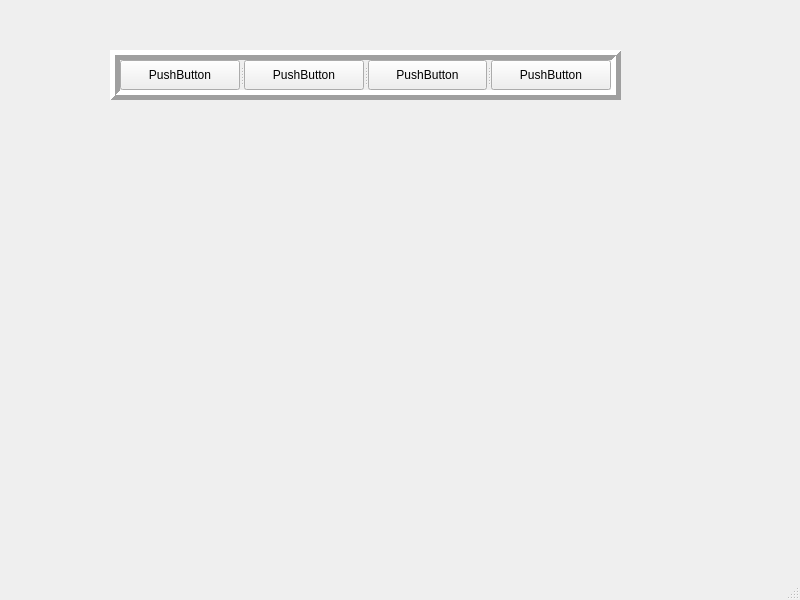
<?xml version="1.0" encoding="UTF-8"?>
<ui version="4.0">
 <class>MyWidget</class>
 <widget class="QMainWindow" name="MyWidget">
  <property name="geometry">
   <rect>
    <x>0</x>
    <y>0</y>
    <width>800</width>
    <height>600</height>
   </rect>
  </property>
  <property name="windowTitle">
   <string>MyWidget</string>
  </property>
  <widget class="QWidget" name="centralwidget">
   <widget class="QSplitter" name="splitter">
    <property name="geometry">
     <rect>
      <x>110</x>
      <y>50</y>
      <width>511</width>
      <height>50</height>
     </rect>
    </property>
    <property name="minimumSize">
     <size>
      <width>0</width>
      <height>50</height>
     </size>
    </property>
    <property name="maximumSize">
     <size>
      <width>16777215</width>
      <height>50</height>
     </size>
    </property>
    <property name="frameShape">
     <enum>QFrame::Box</enum>
    </property>
    <property name="frameShadow">
     <enum>QFrame::Raised</enum>
    </property>
    <property name="lineWidth">
     <number>5</number>
    </property>
    <property name="orientation">
     <enum>Qt::Horizontal</enum>
    </property>
    <property name="childrenCollapsible">
     <bool>false</bool>
    </property>
    <widget class="QPushButton" name="pushButton_3">
     <property name="text">
      <string>PushButton</string>
     </property>
    </widget>
    <widget class="QPushButton" name="pushButton">
     <property name="text">
      <string>PushButton</string>
     </property>
    </widget>
    <widget class="QPushButton" name="pushButton_2">
     <property name="text">
      <string>PushButton</string>
     </property>
    </widget>
    <widget class="QPushButton" name="pushButton_4">
     <property name="text">
      <string>PushButton</string>
     </property>
    </widget>
   </widget>
  </widget>
  <widget class="QMenuBar" name="menubar">
   <property name="geometry">
    <rect>
     <x>0</x>
     <y>0</y>
     <width>800</width>
     <height>22</height>
    </rect>
   </property>
  </widget>
  <widget class="QStatusBar" name="statusbar"/>
 </widget>
 <resources/>
 <connections/>
</ui>
